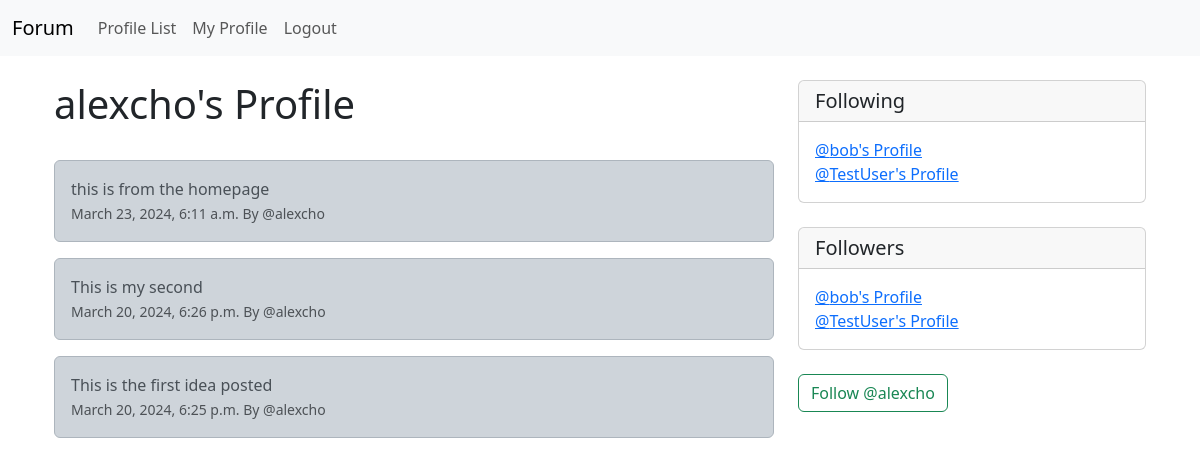
Screenshot of /profile/1 (signed in) with the database file from the repository.
### feed/models.py (models this page shows, shortened)
class Profile(models.Model):
    user = models.OneToOneField(User, on_delete=models.CASCADE) # associate one user to one profile
    follows = models.ManyToManyField(
        'self', # relationship between same model
        related_name='followed_by', #
        symmetrical=False, # other user does not have to follow back (one way)
        blank=True # do not have to follow anybody
        )
    date_modified = models.DateTimeField(User, auto_now=True)
    def __str__(self) -> str:
        return f"{self.user.username}'s Profile"

class Idea(models.Model):
    user = models.ForeignKey(
        User,
        related_name='ideas',
        on_delete=models.DO_NOTHING,
        )
    body = models.CharField(max_length=200)
    created_at = models.DateTimeField(auto_now_add=True)

### feed/views.py (the view, shortened to what this page needs)
# urls.py: path('profile/<int:pk>', views.profile, name='profile'),
def profile(request, pk):
    if request.user.is_authenticated:
        profile = Profile.objects.get(user_id=pk)
        ideas = Idea.objects.filter(user_id=pk).order_by('-created_at')
        return render(request, 'feed/profile.html', {'profile': profile, 'ideas': ideas})
    else:
        messages.success(request, ('Login to view this page'))
        return redirect('home')

### feed/templates/feed/profile.html (shortened to what this page needs)
{% extends 'feed/base.html' %}
{% block content %}
    {% if profile %}
        <div class="container">
            <div class="row">
                <div class="col-md-8">
                    <h1>{{ profile.user.username }}'s Profile</h1> <br>
                    {% if ideas %}
                        {% for idea in ideas %}
                        <div class="alert alert-dark" role="alert">
                            {{ idea.body }} <br>
                            <small class="text-muted">
                                {{ idea.created_at }} By @{{ idea.user.username }}
                            </small> <br>
                        </div>
                        {% endfor %}
                    {% endif %}
                </div>
                <div class="col-md-4">
                    <div class="card">
                        <h5 class="card-header">Following</h5>
                        <div class="card-body">
                            {% for following in profile.follows.all %}
                                <a href="{% url 'profile' following.user.id %}">@{{ following }}</a> <br>
                            {% endfor %}
                        </div>
                    </div>
                    <br>
                    <div class="card">
                        <h5 class="card-header">Followers</h5>
                        <div class="card-body">
                            {% for following in profile.follows.all %}
                                <a href="{% url 'profile' following.user.id %}">@{{ following }}</a> <br>
                            {% endfor %}
                        </div>
                    </div>
                    <br>
                    <form action="" method="post">
                        {% if profile in user.profile.follows.all %}
                            <button class="btn btn-outline-danger" name="follow" value="unfollow" type="submit">Unfollow @{{ profile.user.username }}</button>
                        {% else %}
                            <button class="btn btn-outline-success" name="follow" value="follow" type="submit">Follow @{{ profile.user.username }}</button>
                        {% endif %}
                    </form>
                    <br>
                </div>
            </div>
        </div>
    {% endif %}
{% endblock %}

### rows the page displays
Profile: user.username "alexcho"
Idea: body "this is from the homepage", created_at "March 23, 2024, 6:11 a.m.", user.username "alexcho"
Idea: body "This is my second", created_at "March 20, 2024, 6:26 p.m.", user.username "alexcho"
Idea: body "This is the first idea posted", created_at "March 20, 2024, 6:25 p.m.", user.username "alexcho"
Profile: user.username "bob's Profile"
Profile: user.username "TestUser's Profile"
